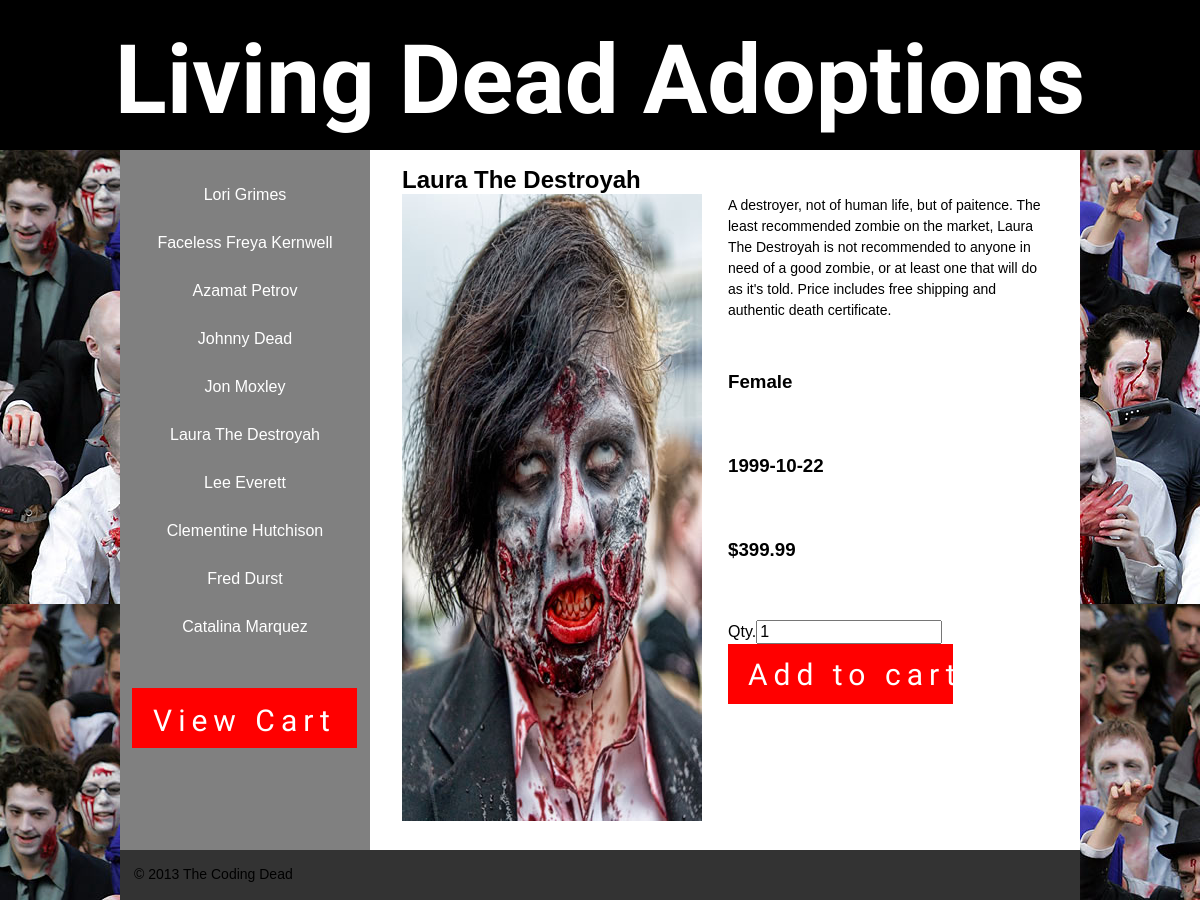
/index.php?id=6, run on the app's committed database.
### tables this page shows
CREATE TABLE IF NOT EXISTS `tb_products` (
  `zombie_id` int(11) NOT NULL AUTO_INCREMENT,
  `name` varchar(32) NOT NULL,
  `description` text NOT NULL,
  `gender` varchar(6) NOT NULL,
  `dod` date NOT NULL,
  `price` double NOT NULL,
  `image` varchar(255) NOT NULL,
  PRIMARY KEY (`zombie_id`)
);

### public/index.php (called while the page is built, shortened)
<?php
require_once('../classes/page.php');
if(isset($_GET['id']) == false || $_GET['id'] == ''){
	$zombie_id = 1;
}else{
	$zombie_id = $_GET['id'];
}
$page = new Page($zombie_id);
include('../includes/header.php');
include('../includes/sidenav.php');
include('../includes/page.php');
include('../includes/footer.php'); ?>

### classes/database.php (called while the page is built, shortened)
<?php
class Database{
	private $connection = null;
	public function __construct(){
		$this->connection = new mysqli(
			'localhost',
			'root',
			'',
			'zombie'
		);
	}
	public function get($fields, $table, $where = false){
		$select_query = "
			SELECT $fields
			FROM $table
		";
		if($where != false){
			$select_query .= ' WHERE '.$where;
		}
		$result = $this->connection->query($select_query);
		return $this->make_into_assoc($result);
	}
	public function get_one($fields, $table, $where = false){
		$result = $this->get($fields, $table, $where);
		return $result[0];
	}
	private function sanitize($input){
		$output = htmlspecialchars($input);
		return $output;
	}
	private function make_into_assoc($result){
		$rows = array();
		while($row = $result->fetch_assoc()){
			foreach($row as $key => $value){
				$row[$key] = $this->sanitize($value);
			}
			$rows[] = $row;
		}
		return $rows;
	}
}

### classes/page.php (called while the page is built, shortened)
<?php
require_once('database.php');
class Page{
	private $db;
	function __CONSTRUCT($id = 0){
		$this->db = new Database();
		if($id != 0){
			$this->load($id);
		}
	}
	function load($id){
		$result = $this->db->get_one(
			'name, description, gender, dod, price, image',
			'tb_products',
			'zombie_id = '.$id
		);
		if(count($result)){
			$this->id = $id;
			$this->name = $result['name'];
			$this->description = $result['description'];
			$this->gender = $result['gender'];
			$this->dod = $result['dod'];
			$this->price = $result['price'];
			$this->image = $result['image'];
		}
		return $result;
	}
}

### includes/page.php (the view, shortened to what this page needs)
<?php
require_once('../classes/form_static.php');
require_once('../classes/page.php');
 ?>
<div class="main">
	<?php if($page->id > 0): ?>
		<h2><?php echo $page->name; ?></h2>
		<div class="image">
		<img src="../assets/images/<?php echo $page->image; ?>" alt="">
		</div>
	<div class="info">
		<p><?php echo $page->description; ?></p>
		<h3><?php echo $page->gender; ?></h3>
		<h3><?php echo $page->dod; ?></h3>
		<h3>$<?php echo $page->price; ?></h3>
		<?php else: ?>
		<h2>There is no page with that id.</h2>
		<?php endif;
		?>
	</div>
</div>

### classes/navigation.php (shortened to what this page needs)
<?php
require_once('database.php');
class Navigation{
	private $db;
	function __CONSTRUCT(){
		$this->db = new Database();
	}
	function make_lists(){
		$all_of_the_zombies = $this->get_names();
			echo '<ul>';
			foreach($all_of_the_zombies as $zombie){
				echo '<li>';
				echo '<a href="index.php?id='.$zombie['zombie_id'].
						'">'.$zombie['name'].'</a>';
				echo '</li>';			}
			echo '</ul>';
	}
	function get_names(){
		$names = $this->db->get('zombie_id, name', 'tb_products');
		return $names;
	}
}

### assets/css/style.css (style rules this page uses)
html { background:#fff;color:#000;font-family:sans-serif;-ms-text-size-adjust:100%;-webkit-text-size-adjust:100% }
body { margin:0 }
img { border:0 }
button,input,select,textarea { font-family:inherit;font-size:100%;margin:0 }
button,input { line-height:normal }
button,html input[type="button"],input[type="reset"],input[type="submit"] { -webkit-appearance:button;cursor:pointer }
* { -webkit-box-sizing: border-box; -moz-box-sizing: border-box; box-sizing: border-box; }
body { font-family: Helvetica, 'Helvetica Neue', Arial, sans-serif; margin: 0; background-image: url(../images/ZombieWalk.jpg); }
p, h3 { line-height: 150%; padding: 0 0 2em 0; }
.sidenav ul { list-style: none; padding:10px 0px 10px 0px; }
.sidenav li { padding:10px 0px 20px 0px; text-align: center; }
.sidenav li a { text-decoration: none; color: white; }
.main { position: relative; width:710px; height: 700px; margin: 0; background-color: #fff; float: left; padding: 1em 2em; }
.main h2 { margin: 0; }
.info { position: absolute; top: 2.8em; right: 2em; width: 320px; }
.image { position: relative; float: left; width: 300px; height: 627px; background-image: url(../images/dude-zombiegrey.jpg); }
.form input[type=submit], .info input[type=submit] { border: 0; background: #eee; color: #333; padding: 10px 20px; font-size: 16px; display: block; cursor: pointer; font-family: Creepster, Arial, sans-serif; font-size: 30px; background: red; color: white; width:7.5em; height: 2em; letter-spacing: 0.2em; }
p { line-height:150%; font-size:14px; margin: 0px; }

### data on the page
tb_products: name "Lori Grimes"
tb_products: name "Faceless Freya Kernwell"
tb_products: name "Azamat Petrov"
tb_products: name "Johnny Dead"
tb_products: name "Jon Moxley"
tb_products: name "Laura The Destroyah", image (picture), gender "Female", dod "1999-10-22", price "399.99"
tb_products: name "Lee Everett"
tb_products: name "Clementine Hutchison"
tb_products: name "Fred Durst"
tb_products: name "Catalina Marquez"

### other printed values
self::make_tag('<label for="%s">%s</label>', $id, $text) "Qty."
